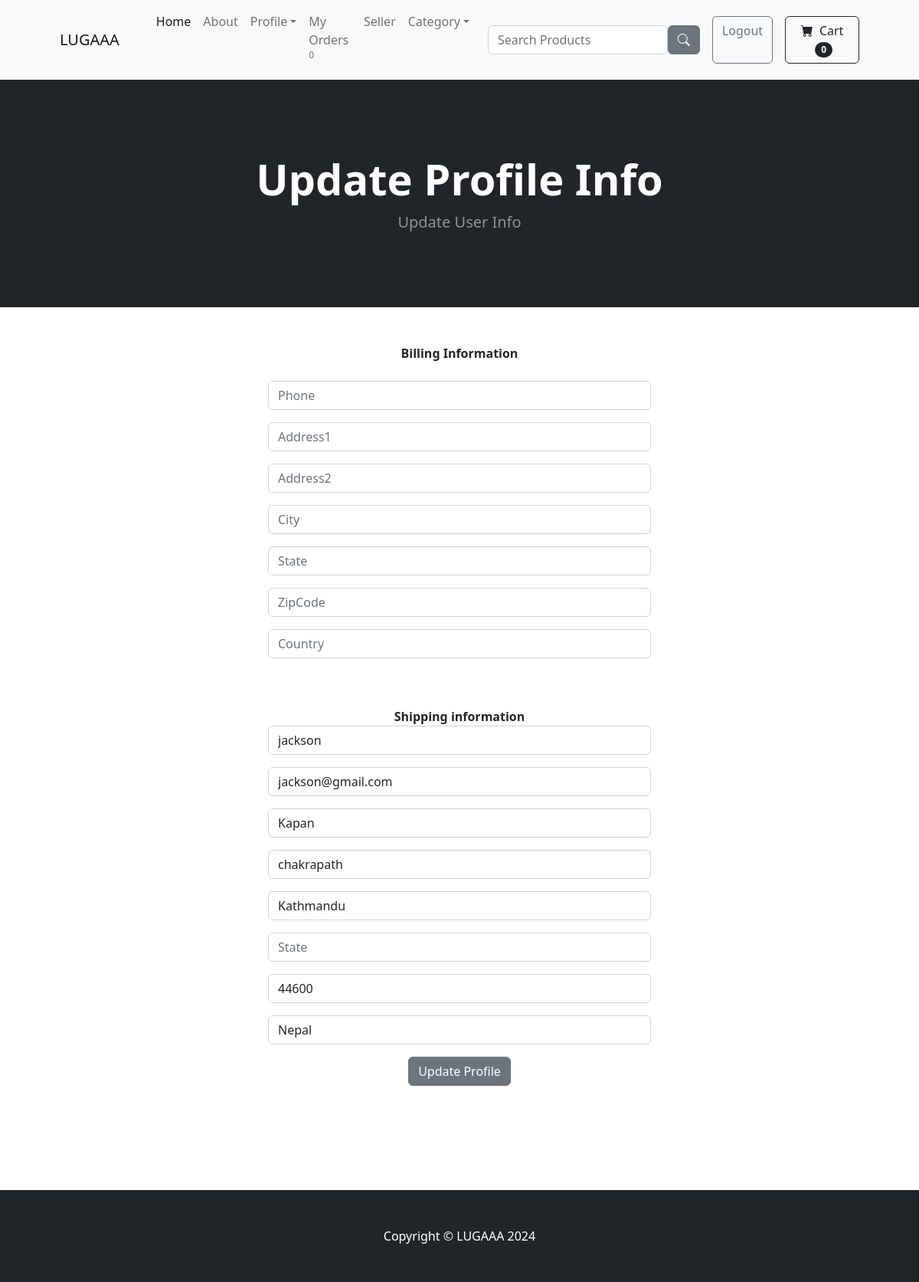
Page /update_info/ (signed in) on the committed database.
### store/models.py (models this page shows, shortened)
class Profile(models.Model):
    user = models.OneToOneField(User, on_delete=models.CASCADE )
    date_modified = models.DateTimeField(User, auto_now=True)
    phone = models.CharField(max_length=15, blank=True)  # Phone number of the customer
    address1 = models.CharField(max_length=200, blank=True)# Address of the customer
    address2 = models.CharField(max_length=200, blank=True)
    city = models.CharField(max_length=200, blank=True)
    state = models.CharField(max_length=200, blank=True)
    zipcode = models.CharField(max_length=200, blank=True)
    country = models.CharField(max_length=200, blank=True)
    old_cart = models.CharField(max_length=200, blank=True, null=True)   # Cart data stored here when a user is logged out.

### payment/models.py (models this page shows, shortened)
class ShippingAddress(models.Model):
    user = models.ForeignKey(User, on_delete=models.CASCADE, null=True, blank=True)
    shipping_fullname = models.CharField(max_length=255)
    shipping_email = models.CharField(max_length=255)
    shipping_address1 = models.CharField(max_length=255)
    shipping_address2 = models.CharField(max_length=255)
    shipping_city= models.CharField(max_length=255)
    shipping_state= models.CharField(max_length=255, null = True, blank=True)
    shipping_zipcode = models.CharField(max_length=255, null = True, blank=True)
    shipping_country = models.CharField(max_length=255)
    class Meta:
        verbose_name_plural = "Shipping Address"

### store/views.py (the view)
# urls.py: path('update_info/', views.update_info, name="update_info"),#urlpatterns for update info page
def update_info(request):
    if request.user.is_authenticated:
        try:
            current_users = Profile.objects.get(user=request.user)
        except Profile.DoesNotExist:
            messages.error(request, "User profile does not exist.")
            return redirect('home')
        try:
            shipping_user = ShippingAddress.objects.get(user=request.user)
        except ShippingAddress.DoesNotExist:
            shipping_user = ShippingAddress(user=request.user)  # Create a new instance
        form = UserInfoform(request.POST or None, instance=current_users)
        shipping_form = ShippingForm(request.POST or None, instance=shipping_user)
        if request.method == 'POST':
            if form.is_valid() or shipping_form.is_valid():
                form.save()
                shipping_form.save()
                messages.success(request, "Your Info Has been updated successfully")
                return redirect('home')
            else:
                messages.error(request, "Form is not valid.")
                return render(request, 'update_info.html', {'form': form, 'shipping_form': shipping_form})
        else:
            return render(request, 'update_info.html', {'form': form, 'shipping_form': shipping_form})
    else:
        messages.error(request, "You need to be logged in to update your info.")
        return redirect('login')

### store/forms.py
class UserInfoform(forms.ModelForm):
    phone = forms.CharField(label="", widget=forms.TextInput(attrs={'class':'form-control', 'placeholder':'Phone'}), required=False)  # Phone number of the customer
    address1 = forms.CharField(label="", widget=forms.TextInput(attrs={'class':'form-control', 'placeholder':'Address1'}), required=False)# Address of the customer
    address2 = forms.CharField(label="", widget=forms.TextInput(attrs={'class':'form-control', 'placeholder':'Address2'}), required=False)
    city = forms.CharField(label="", widget=forms.TextInput(attrs={'class':'form-control', 'placeholder':'City'}), required=False)
    state = forms.CharField(label="", widget=forms.TextInput(attrs={'class':'form-control', 'placeholder':'State'}), required=False)
    zipcode = forms.CharField(label="", widget=forms.TextInput(attrs={'class':'form-control', 'placeholder':'ZipCode'}), required=False)
    country = forms.CharField(label="", widget=forms.TextInput(attrs={'class':'form-control', 'placeholder':'Country'}), required=False)
    class Meta:
        model = Profile
        fields = ('phone', 'address1','address2','city','state','zipcode','country')

### admin_dashboard/context_processor.py (called while the page is built)
def order_notify(request):
    order = Order.objects.filter(status = 'Pending').count()
    return  {'notification_count': order}

def cancel_notify(request):
    cancel = CancellationOrder.objects.filter(mark_as_read = False).count()
    return {'cancel_count': cancel}

### cart/cart.py (called while the page is built)
    def __len__(self):
        return len(self.cart)

### cart/context_processor.py (called while the page is built)
def cart(request):
    return {'cart': Cart(request)}

### store/context_processor.py (called while the page is built)
def user_order_notify(request):
    user = request.user.pk
    order = Order.objects.filter(user = user, status = 'Pending').count()
    return  {'user_order_count': order}

### store/templates/update_info.html (shortened to what this page needs)
{% extends 'base.html' %}
{% block content %}
<header class="bg-dark py-5">
    <div class="container px-4 px-lg-5 my-5">
        <div class="text-center text-white">
            <h1 class="display-4 fw-bolder"> Update Profile Info</h1>
            <p class="lead fw-normal text-white-50 mb-0">Update User Info </p>
        </div>
    </div>
</header>
<center>
<div class="col-5 text-center mb-3 my-5">
    <strong>Billing Information</strong>
    <form method="POST" action="{% url 'update_info' %}">
         {{ form.as_p }}
         <br/><br/>
        <strong> Shipping information</strong>
         {{ shipping_form.as_p}}
         <button type="submit" class="btn btn-secondary">
            Update Profile
         </button>
        </form>
    <br>
    <br>
    <br>
    <br>
    <br>
</div>
</center>
{% endblock %}

### rows in the picture
ShippingAddress: shipping_fullname "jackson", shipping_email "jackson@gmail.com", shipping_address1 "Kapan", shipping_address2 "chakrapath", shipping_city "Kathmandu", shipping_zipcode "44600", shipping_country "Nepal"

### other values in the picture
{{ user_order_count }} "0"
{{ cart|length }} "0"
